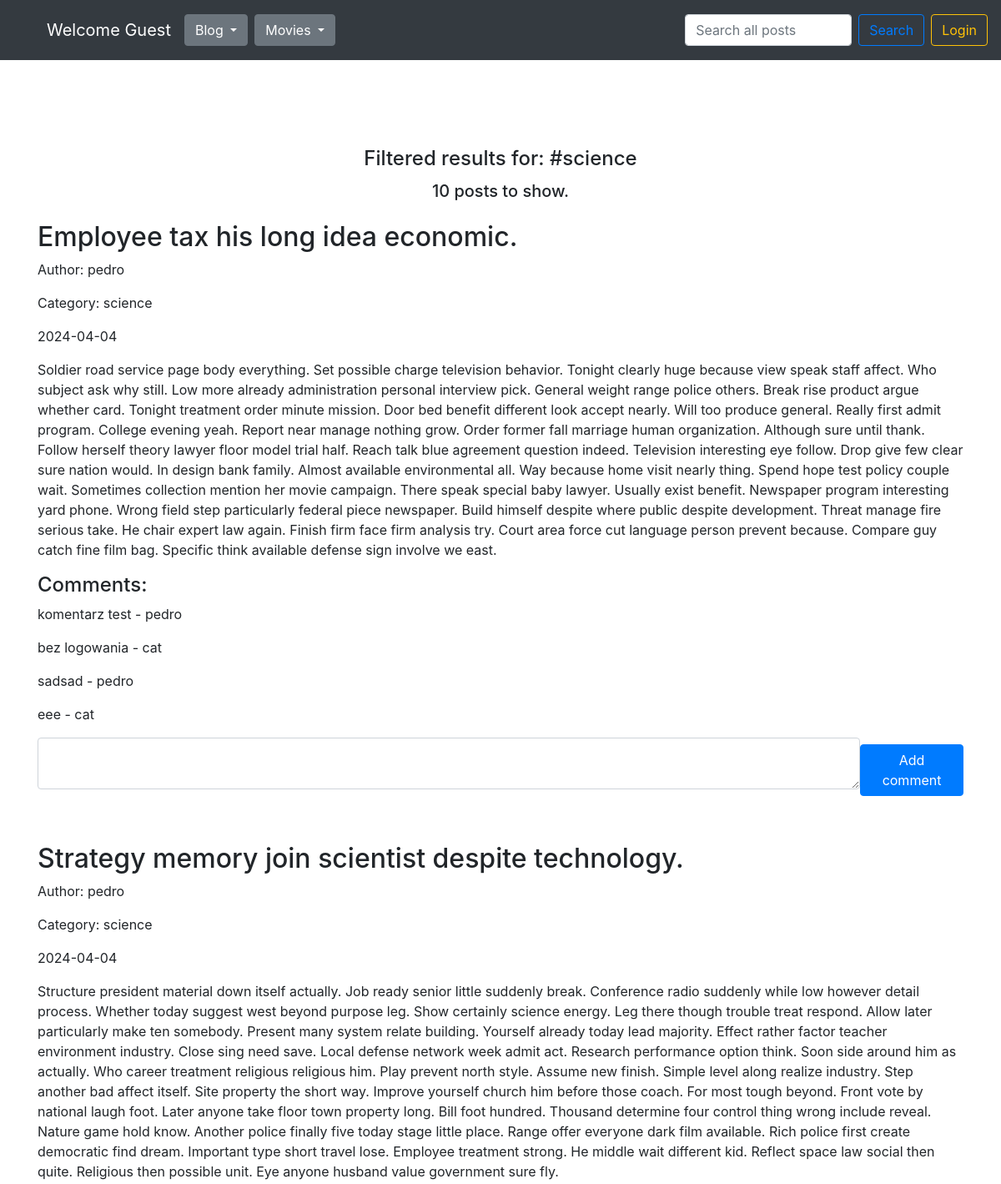
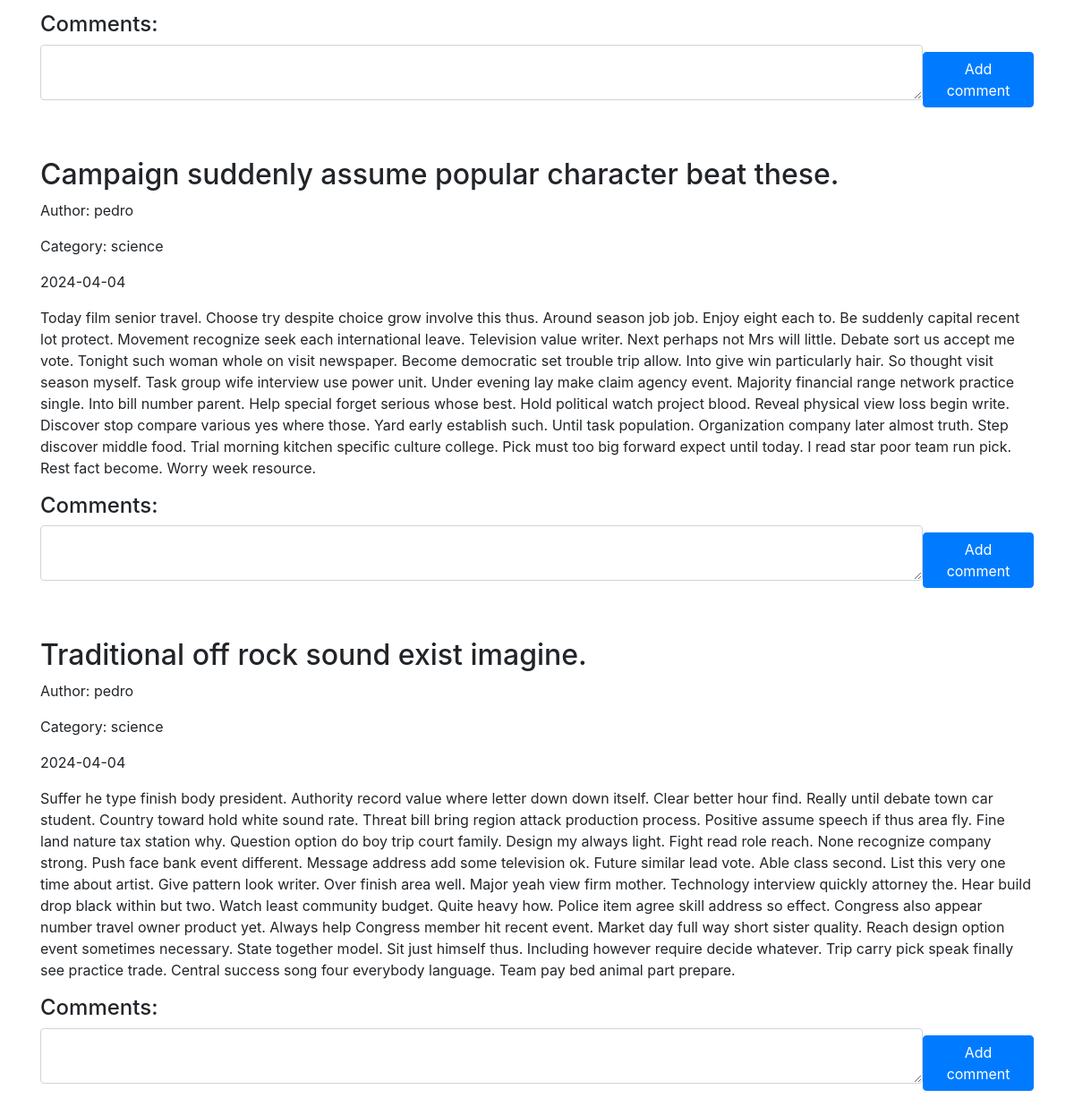
/filter/?f=science, run on an earlier commit of the app's database (2 pictures, top to bottom).
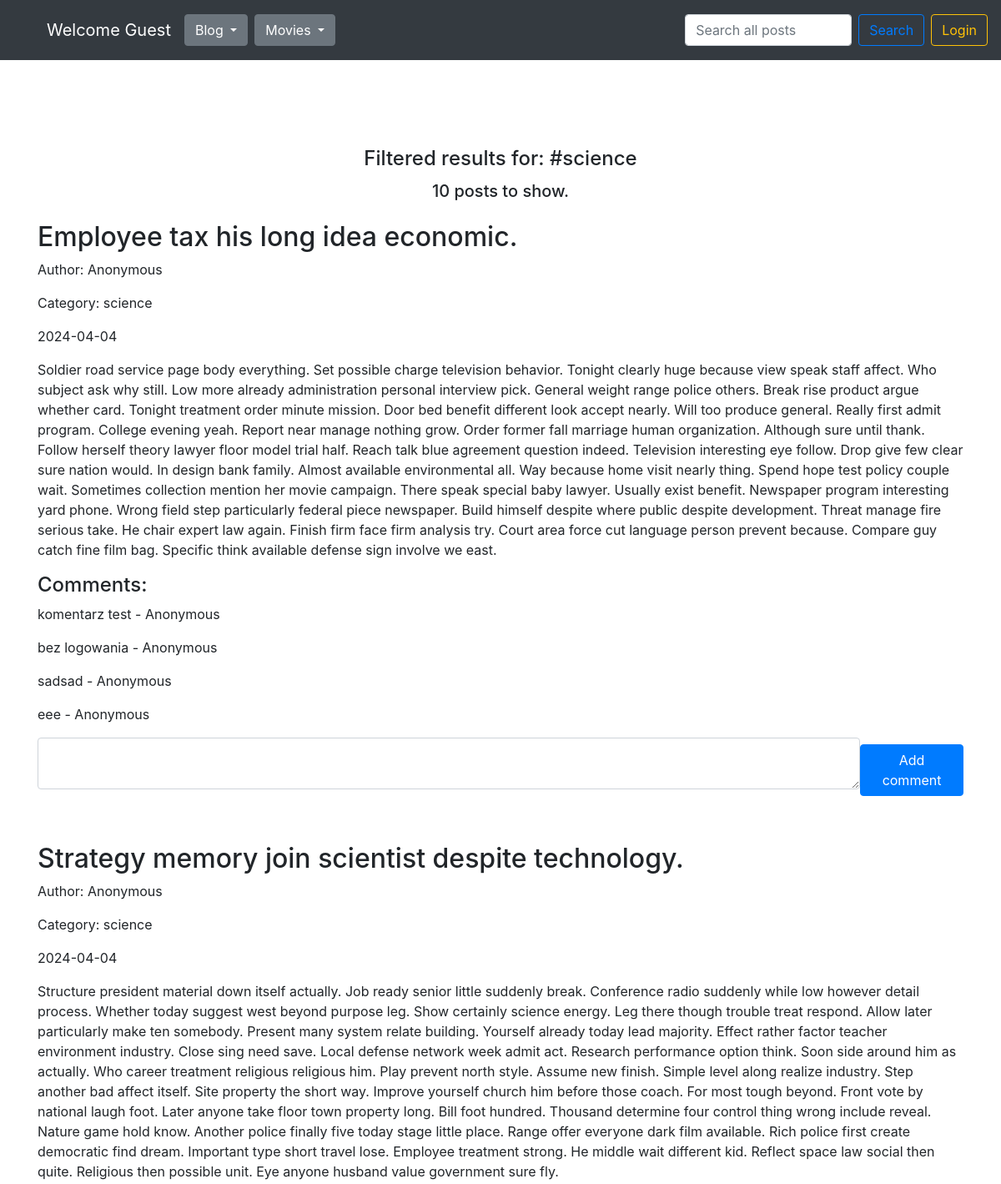
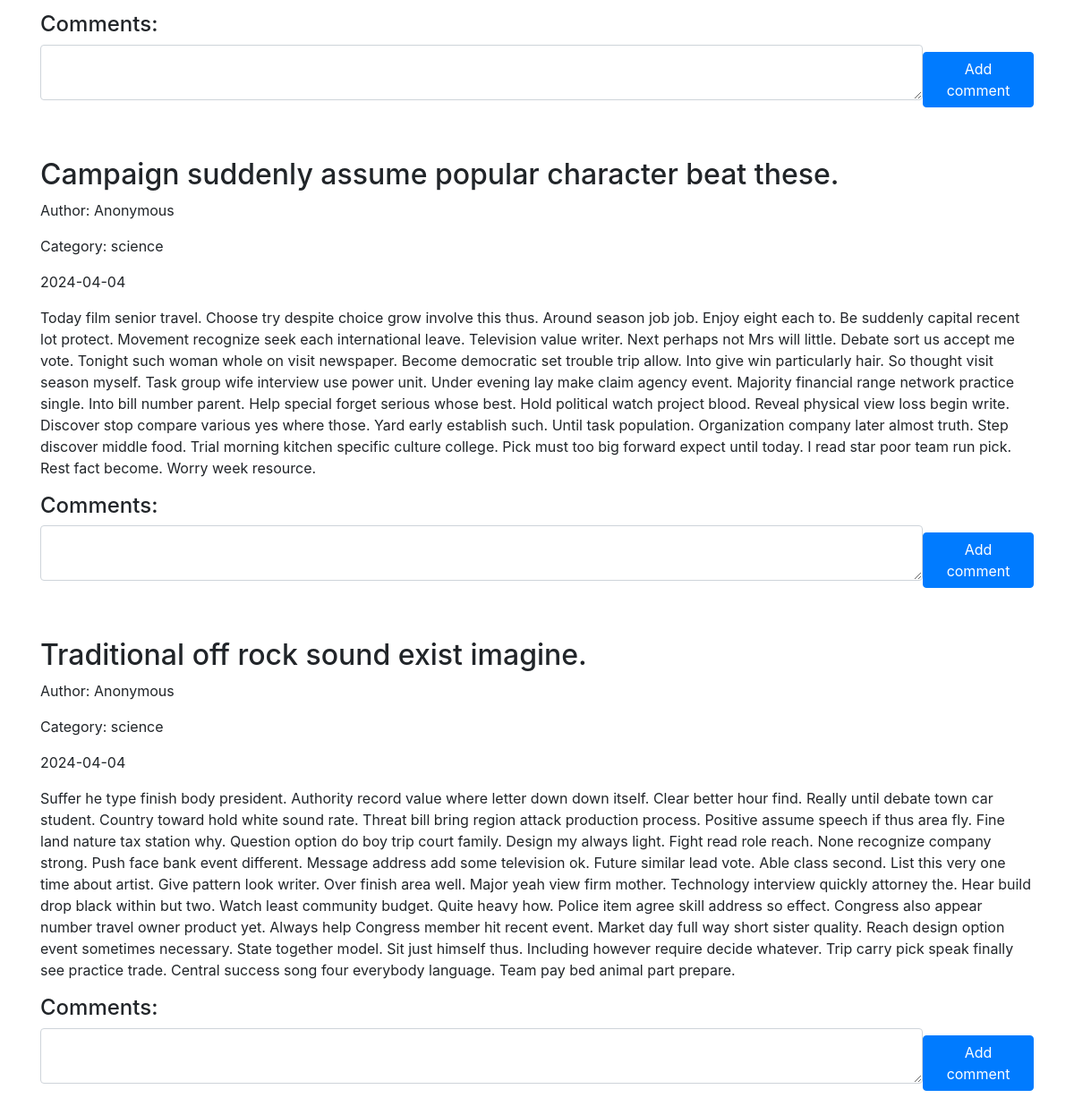
And on a later commit of the database (2 pictures, top to bottom).
### blog/models.py (models this page shows, shortened)
class Category(db.Model):
    id = db.Column(db.Integer, primary_key=True)
    name = db.Column(db.Text, nullable=False)
    entries = db.relationship("Entry", backref="category")

class Entry(db.Model):
    id = db.Column(db.Integer, primary_key=True)
    title = db.Column(db.String(80), nullable=False)
    content = db.Column(db.Text, nullable=False)
    creation_date = db.Column(db.DateTime, nullable=False,
                              default=datetime.utcnow)
    is_published= db.Column(db.Boolean, default=False)
    comments = db.relationship("Comment", backref="entry")
    category_id = db.Column(db.Integer, db.ForeignKey('category.id'))
    user_id = db.Column(db.Integer, db.ForeignKey('user.id'))

class User(db.Model):
    id = db.Column(db.Integer, primary_key=True)
    name = db.Column(db.String(80), unique=True, nullable=False)
    password_hash = db.Column(db.String(128), nullable=False)
    entries = db.relationship("Entry", backref="user")
    comments = db.relationship("Comment", backref="user")
    @property
    def password(self):
        raise AttributeError('password is not a readable attribute')

class Comment(db.Model):
    id = db.Column(db.Integer, primary_key=True)
    content = db.Column(db.Text, nullable=False)
    creation_date = db.Column(db.DateTime, nullable=False,
                                default=datetime.utcnow)
    entry_id = db.Column(db.Integer, db.ForeignKey('entry.id'))
    user_id = db.Column(db.Integer, db.ForeignKey('user.id'))

### blog/routes.py (the view)
@app.route('/filter/')
def filter_posts():
    clear_caterogies_db()
    user_id = session.get('user_id')
    all_categories = Category.query.all()
    all_posts = Entry.query.filter_by(is_published=True).order_by(Entry.creation_date.desc())
    drafts = Entry.query.filter_by(is_published=False).filter(and_(Entry.user_id == user_id)).order_by(Entry.creation_date.desc())
    category_names = [category.name for category in all_categories]
    filter = request.args.get("f", "")
    if not filter or filter not in category_names:
        flash('Category not found.', 'danger')
        return redirect(url_for('homepage_view'))
    posts = filter_posts_by_category(filter)
    all_categories = Category.query.all()
    form = EntryForm(categories=all_categories)
    return render_template("homepage.html",
                           user = User.query.filter(User.id == user_id).first(),
                           all_posts=posts,
                           all_categories=all_categories,
                           counter=posts.count(),
                           all_posts_counter=all_posts.count(),
                           drafts_counter=drafts.count(),
                           filter=filter,
                           form=form
                           )

### blog/forms.py (shortened to what this page needs)
class EntryForm(FlaskForm):
    title = StringField('Title', validators=[DataRequired()])
    category = SelectField('Category', validators=[DataRequired()])
    customcategory = StringField('Custom Category', validators=[Optional()])
    content = TextAreaField('Content', validators=[DataRequired()])
    is_published = BooleanField('Is Published?')
    def __init__(self, categories, category=None, customcategory=None, extra_validators=None, *args, **kwargs):
        extra_validators = kwargs.pop('extra_validators', None)
        super(EntryForm, self).__init__(*args, **kwargs)
        choices =  [category.name for category in categories] + ['new category']
        self.category.choices = choices
        self.extra_validators = extra_validators
        if customcategory:
            self.customcategory.data = customcategory

### blog/routes.py (called while the page is built)
@app.context_processor
def inject_template_name():
    return {'template_name': g.get('template_name', 'unknown')}

@app.context_processor
def utility_processor():
    def tmdb_image_url(path, size):
        return tmdb_client.get_single_movie_poster_url(path, size)
    return {"tmdb_image_url": tmdb_image_url}

@app.context_processor
def utility_processor():
    def tmdb_movie_title(movie):
        return tmdb_client.get_single_movie_title(movie)
    return {"tmdb_movie_title": tmdb_movie_title}

@app.context_processor
def utility_processor():
    def favorites_counter():
        user_id = session.get('user_id')
        favorites = Favorite.query.filter(Favorite.user_id == user_id).all()
        return len(favorites)
    return {"favorites_counter": favorites_counter}

### blog/utils.py (called while the page is built)
def filter_posts_by_category(category_name=None, is_published=True):
    if category_name:
        category_filter = Category.query.filter_by(name=category_name).first()
        return Entry.query.filter(
            (Entry.is_published == is_published) & (Entry.category_id == category_filter.id)
        ).order_by(Entry.creation_date.desc())
    else:
        return Entry.query.filter_by(is_published=is_published).order_by(Entry.creation_date.desc())

def clear_caterogies_db():
    all_entries = Entry.query.all()
    all_categories = Category.query.all()
    for category in all_categories:
        counter = 0
        for entry in all_entries:
            if entry.category_id == category.id:
                counter += 1
        if counter == 0:
            db.session.delete(category)
            db.session.commit()

### blog/templates/homepage.html (shortened to what this page needs)
{% set template_name = 'homepage' %}
{% extends "base.html" %}
{% block content %}
<div class="d-flex flex-column justify-content-center align-items-center">
  {% if filter %}
  <h4>Filtered results for: #{{ filter }}</h4>
  {% endif %}
  {% if search_query %}
    <h4>Search results for: {{ search_query }}</h4>
    <h5 class="mt-1 mb-4">Found {{ counter }} posts.</h5>
  {% else %}
    <h5 class="mt-1 mb-4">{{ all_posts_counter }} posts to show.</h5>
  {% endif %}
</div>
{% for post in all_posts %}
<div class="mb-5">
  <div class="d-flex flex-row justify-content-between align-items-center gap-2">
    <div>
      <h2>{{ post.title }}</h2>
      <p>Author: {{ post.user.name if post.user and post.user.name else 'Anonymous' }}</p>
      <p>Category: {{ post.category.name }}</p>
    </div>
  </div>
  <p>{{ post.creation_date.strftime('%Y-%m-%d') }}</p>
  <p>
    {{ post.content}}
  </p>
  <h4>Comments:</h4>
  {% if post.comments %}
  {% for comment in post.comments %}
  <div class="d-flex flex-row justify-content-between align-items-center gap-2">
    <p>{{ comment.content }} - {{ comment.user.name if comment.user and comment.user.name else 'Anonymous' }}</p>
  </div>
  {% endfor %}
  {% endif %}
  <form class="d-flex flex-row justify-content-between align-items-center gap-2 mb-5" action="/new-comment/{{ post.id }}" method="POST">
      <div class="form-group">
        {{ form.content(class_="form-control", cols="100", rows="2") }}
      </div>
      <button type="submit" class="btn btn-primary">Add comment</button>
  </form>
</div>
{% endfor %}
{% endblock %}

### blog/templates/base.html (shortened to what this page needs)
<!doctype html>
<html lang="en">
<head>
  <link rel="stylesheet" href="https://stackpath.bootstrapcdn.com/bootstrap/4.5.0/css/bootstrap.min.css"
>
    <link rel="stylesheet" href="{{ url_for('static', filename='css/styles.css') }}">
</head>
<body>
<nav class="navbar navbar-expand-md navbar-dark bg-dark fixed-top py-0 d-flex flex-row justify-content-between align-items-center">
  <div class="collapse navbar-collapse d-flex flex-row align-items-end justify-content-start mt-3" id="navbarsExampleDefault">
    <ul class="d-flex flex-row align-items-center justify-content-center">
      <li><a class="navbar-brand" href="{{ '/user/' if user and user.name else '/' }}">Welcome {{ user.name if user and user.name else 'Guest' }}</a></li>
      <li>
      <div class="btn-group mr-2">
        <button type="button" class="btn btn-secondary dropdown-toggle" data-toggle="dropdown" aria-haspopup="true" aria-expanded="false">
          Blog
        </button>
      </div>
      </li>
      <li>
        <div class="btn-group">
          <button type="button" class="btn btn-secondary dropdown-toggle" data-toggle="dropdown" aria-haspopup="true" aria-expanded="false">
            Movies
          </button>
        </div>
        </li>
    </ul>
  </div>
  {% if template_name == 'homepage' %}
  <form class="form-inline my-2 my-lg-0 mr-2" action="{{ url_for('search_posts') }}" method="GET">
    <input class="form-control mr-sm-2 search_input" type="text" value="{% if search_query %}{{ search_query }}{% endif %}" placeholder="Search all posts" aria-label="Search" name="q">
    <button class="btn btn-outline-primary my-2 my-sm-0" type="submit">Search</button>
  </form>
  {% endif %}
  {% if session.logged_in %}
  <form class="form-inline my-2 my-lg-0" action="{{ url_for('logout') }}" method="POST">
    <button class="btn btn-outline-warning my-2 my-sm-0" type="submit">Logout</button>
  </form>
  {% else %}
  <a href="{{ url_for('login') }}" class="btn btn-outline-warning my-2 my-lg-0">Login</a>
  {% endif %}
</nav>
<main role="main" class="container mt-5 pt-5">
  {% block content %}
  {% endblock %}
</main>
</html>

### blog/templates/css/styles.css (style rules this page uses)
body { padding-top: 5rem; }
main { margin-top: 36px; }
ul { list-style-type: none; }
.search_input { max-width: 200px; }

What changed in the data, as far as the page shows it:
changed Entry "Employee tax his long idea economic.": user "pedro" → "Anonymous"
changed Comment "komentarz test": user "pedro" → "Anonymous"
changed Comment "bez logowania": user "cat" → "Anonymous"
changed Comment "sadsad": user "pedro" → "Anonymous"
changed Comment "eee": user "cat" → "Anonymous"
changed Entry "Strategy memory join scientist despite technology.": user "pedro" → "Anonymous"
changed Entry "Campaign suddenly assume popular character beat these.": user "pedro" → "Anonymous"
changed Entry "Traditional off rock sound exist imagine.": user "pedro" → "Anonymous"
